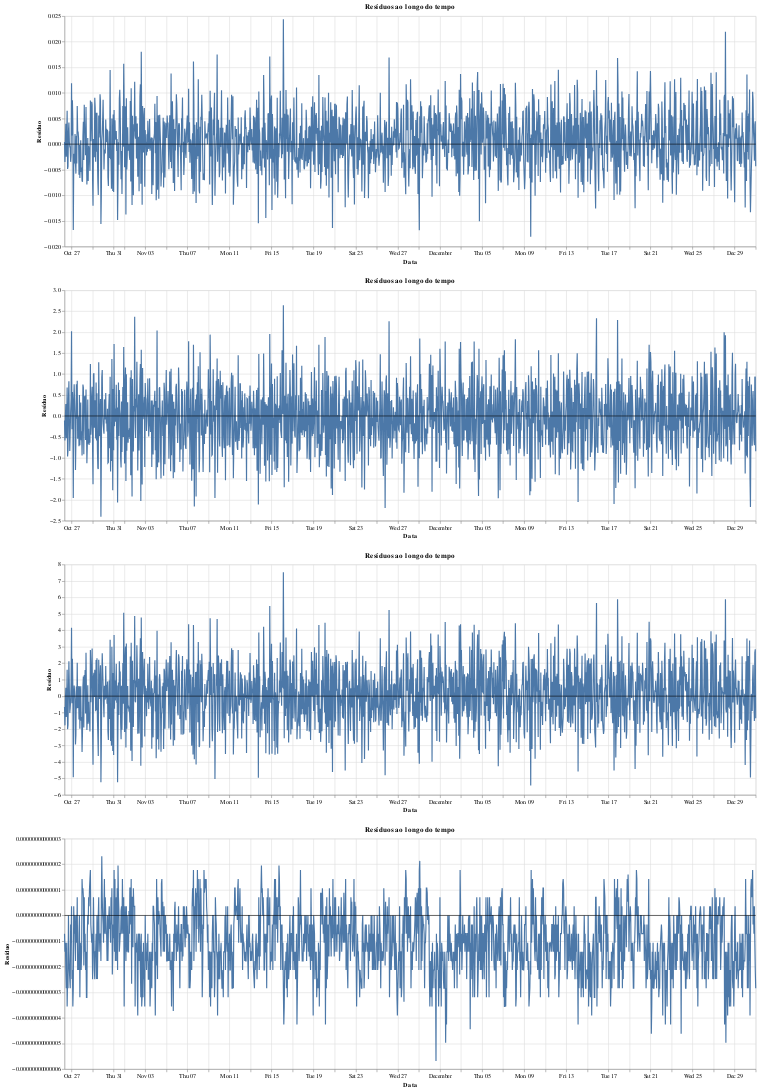

Notebook source saved alongside this figure:
### Markdown cell above
- Ver se há períodos em que o modelo erra sistematicamente (viés temporal).
- Ver se há heterocedasticidade (erro aumenta em períodos de pico).

### Code cell
charts = []

for m in modelos:
    df_m = summary_df[summary_df["model"] == m].reset_index()

    # Linha dos resíduos
    residual_line = (
        alt.Chart(df_m.reset_index())
        .mark_line()
        .encode(
            x=alt.X("datetime:T", title="Data"),
            y=alt.Y("residual:Q", title="Resíduo")
        )
    )

    # Linha horizontal em zero
    linha_zero = (
        alt.Chart(pd.DataFrame({"y": [0]}))
        .mark_rule(color="black")
        .encode(y="y:Q")
    )

    chart = (
        (residual_line + linha_zero)
        .properties(
            width=1200,
            height=400,
            title="Resíduos ao longo do tempo"
        )
    )

    charts.append(chart)

# Concat horizontal
alt.vconcat(*charts)

### Figure 1 — Vega-Lite specification as saved in the notebook (floating-point values rounded to 4 significant figures; data arrays with more than 128 entries replaced by an {"elided": "..."} marker saying what was removed)
{"config": {"view": {"continuousWidth": 300, "continuousHeight": 300}}, "vconcat": [{"layer": [{"data": {"name": "data-a249326d6fb8aae0b7070ddbd5bdcec3"}, "mark": {"type": "line"}, "encoding": {"x": {"field": "datetime", "title": "Data", "type": "temporal"}, "y": {"field": "residual", "title": "Resíduo", "type": "quantitative"}}}, {"data": {"name": "data-a0a55d106695e8d630baff0f16eee66d"}, "mark": {"type": "rule", "color": "black"}, "encoding": {"y": {"field": "y", "type": "quantitative"}}}], "height": 400, "title": "Resíduos ao longo do tempo", "width": 1200}, {"layer": [{"data": {"name": "data-bbe9197ab1a79e6b8bf16bb528e6aeb8"}, "mark": {"type": "line"}, "encoding": {"x": {"field": "datetime", "title": "Data", "type": "temporal"}, "y": {"field": "residual", "title": "Resíduo", "type": "quantitative"}}}, {"data": {"name": "data-a0a55d106695e8d630baff0f16eee66d"}, "mark": {"type": "rule", "color": "black"}, "encoding": {"y": {"field": "y", "type": "quantitative"}}}], "height": 400, "title": "Resíduos ao longo do tempo", "width": 1200}, {"layer": [{"data": {"name": "data-16b4cbcad89e3aabb8489110b1b97dd9"}, "mark": {"type": "line"}, "encoding": {"x": {"field": "datetime", "title": "Data", "type": "temporal"}, "y": {"field": "residual", "title": "Resíduo", "type": "quantitative"}}}, {"data": {"name": "data-a0a55d106695e8d630baff0f16eee66d"}, "mark": {"type": "rule", "color": "black"}, "encoding": {"y": {"field": "y", "type": "quantitative"}}}], "height": 400, "title": "Resíduos ao longo do tempo", "width": 1200}, {"layer": [{"data": {"name": "data-b3f18ac98c34d6bdfa1c33fb7e30afea"}, "mark": {"type": "line"}, "encoding": {"x": {"field": "datetime", "title": "Data", "type": "temporal"}, "y": {"field": "residual", "title": "Resíduo", "type": "quantitative"}}}, {"data": {"name": "data-a0a55d106695e8d630baff0f16eee66d"}, "mark": {"type": "rule", "color": "black"}, "encoding": {"y": {"field": "y", "type": "quantitative"}}}], "height": 400, "title": "Resíduos ao longo do tempo", "width": 1200}], "$schema": "https://vega.github.io/schema/vega-lite/v6.1.0.json", "datasets": {"data-a249326d6fb8aae0b7070ddbd5bdcec3": {"elided": "1577 records"}, "data-a0a55d106695e8d630baff0f16eee66d": [{"y": 0}], "data-bbe9197ab1a79e6b8bf16bb528e6aeb8": {"elided": "1577 records"}, "data-16b4cbcad89e3aabb8489110b1b97dd9": {"elided": "1577 records"}, "data-b3f18ac98c34d6bdfa1c33fb7e30afea": {"elided": "1577 records"}}}
